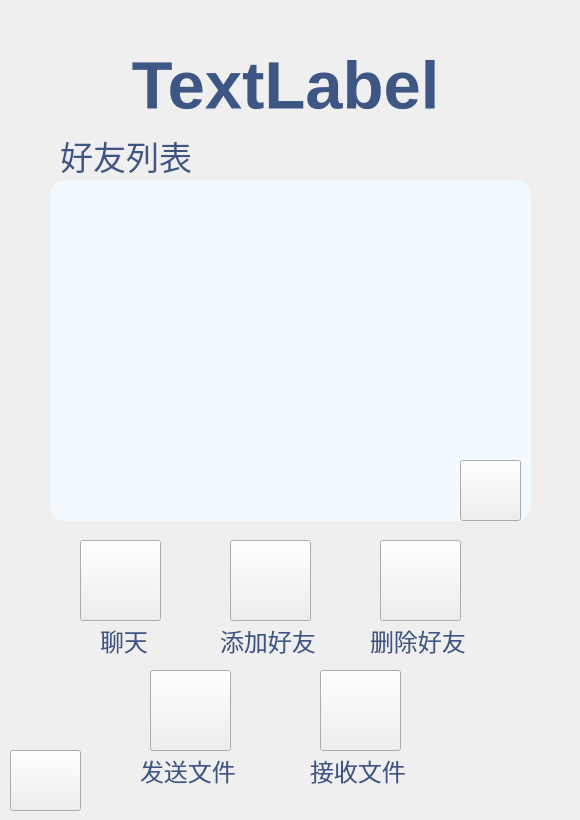
<?xml version="1.0" encoding="UTF-8"?>
<ui version="4.0">
 <class>home</class>
 <widget class="QWidget" name="home">
  <property name="geometry">
   <rect>
    <x>0</x>
    <y>0</y>
    <width>580</width>
    <height>820</height>
   </rect>
  </property>
  <property name="windowTitle">
   <string>Linpop</string>
  </property>
  <widget class="QLabel" name="userName">
   <property name="geometry">
    <rect>
     <x>110</x>
     <y>20</y>
     <width>351</width>
     <height>131</height>
    </rect>
   </property>
   <property name="font">
    <font>
     <pointsize>50</pointsize>
     <weight>75</weight>
     <bold>true</bold>
    </font>
   </property>
   <property name="styleSheet">
    <string notr="true">color:#3E5684</string>
   </property>
   <property name="text">
    <string>TextLabel</string>
   </property>
   <property name="alignment">
    <set>Qt::AlignCenter</set>
   </property>
  </widget>
  <widget class="QLabel" name="userName_2">
   <property name="geometry">
    <rect>
     <x>60</x>
     <y>130</y>
     <width>131</width>
     <height>51</height>
    </rect>
   </property>
   <property name="font">
    <font>
     <pointsize>25</pointsize>
     <weight>50</weight>
     <bold>false</bold>
    </font>
   </property>
   <property name="styleSheet">
    <string notr="true">color:#3E5684</string>
   </property>
   <property name="text">
    <string>好友列表</string>
   </property>
  </widget>
  <widget class="QPushButton" name="refreshBtn">
   <property name="geometry">
    <rect>
     <x>460</x>
     <y>460</y>
     <width>61</width>
     <height>61</height>
    </rect>
   </property>
   <property name="styleSheet">
    <string notr="true">border-image: url(:/icon/pic/icon/refresh.png);</string>
   </property>
   <property name="text">
    <string/>
   </property>
  </widget>
  <widget class="QPushButton" name="goToChatBtn">
   <property name="geometry">
    <rect>
     <x>80</x>
     <y>540</y>
     <width>81</width>
     <height>81</height>
    </rect>
   </property>
   <property name="styleSheet">
    <string notr="true">border-image: url(:/icon/pic/icon/goToChat.png);</string>
   </property>
   <property name="text">
    <string/>
   </property>
  </widget>
  <widget class="QPushButton" name="addFriendBtn">
   <property name="geometry">
    <rect>
     <x>230</x>
     <y>540</y>
     <width>81</width>
     <height>81</height>
    </rect>
   </property>
   <property name="styleSheet">
    <string notr="true">border-image: url(:/icon/pic/icon/addFriend.png);</string>
   </property>
   <property name="text">
    <string/>
   </property>
  </widget>
  <widget class="QPushButton" name="removeFriendBtn">
   <property name="geometry">
    <rect>
     <x>380</x>
     <y>540</y>
     <width>81</width>
     <height>81</height>
    </rect>
   </property>
   <property name="styleSheet">
    <string notr="true">border-image: url(:/icon/pic/icon/removeFriend.png);</string>
   </property>
   <property name="text">
    <string/>
   </property>
  </widget>
  <widget class="QPushButton" name="sendFileBtn">
   <property name="geometry">
    <rect>
     <x>150</x>
     <y>670</y>
     <width>81</width>
     <height>81</height>
    </rect>
   </property>
   <property name="styleSheet">
    <string notr="true">border-image: url(:/icon/pic/icon/sendFile.png);</string>
   </property>
   <property name="text">
    <string/>
   </property>
  </widget>
  <widget class="QPushButton" name="receiveFileBtn">
   <property name="geometry">
    <rect>
     <x>320</x>
     <y>670</y>
     <width>81</width>
     <height>81</height>
    </rect>
   </property>
   <property name="styleSheet">
    <string notr="true">border-image: url(:/icon/pic/icon/recvFile.png);</string>
   </property>
   <property name="text">
    <string/>
   </property>
  </widget>
  <widget class="QPushButton" name="backBtn">
   <property name="geometry">
    <rect>
     <x>10</x>
     <y>750</y>
     <width>71</width>
     <height>61</height>
    </rect>
   </property>
   <property name="styleSheet">
    <string notr="true">border-image: url(:/icon/pic/icon/back.png);</string>
   </property>
   <property name="text">
    <string/>
   </property>
  </widget>
  <widget class="QListWidget" name="friendList">
   <property name="geometry">
    <rect>
     <x>50</x>
     <y>180</y>
     <width>481</width>
     <height>341</height>
    </rect>
   </property>
   <property name="font">
    <font>
     <pointsize>20</pointsize>
    </font>
   </property>
   <property name="styleSheet">
    <string notr="true">border-radius: 15px; background-color:#F2FAFF; padding:15px 25px;</string>
   </property>
  </widget>
  <widget class="QLabel" name="label">
   <property name="geometry">
    <rect>
     <x>100</x>
     <y>620</y>
     <width>51</width>
     <height>41</height>
    </rect>
   </property>
   <property name="font">
    <font>
     <pointsize>18</pointsize>
    </font>
   </property>
   <property name="styleSheet">
    <string notr="true">color:#3E5684</string>
   </property>
   <property name="text">
    <string>聊天</string>
   </property>
  </widget>
  <widget class="QLabel" name="label_2">
   <property name="geometry">
    <rect>
     <x>220</x>
     <y>620</y>
     <width>101</width>
     <height>41</height>
    </rect>
   </property>
   <property name="font">
    <font>
     <pointsize>18</pointsize>
    </font>
   </property>
   <property name="styleSheet">
    <string notr="true">color:#3E5684</string>
   </property>
   <property name="text">
    <string>添加好友</string>
   </property>
  </widget>
  <widget class="QLabel" name="label_3">
   <property name="geometry">
    <rect>
     <x>370</x>
     <y>620</y>
     <width>101</width>
     <height>41</height>
    </rect>
   </property>
   <property name="font">
    <font>
     <pointsize>18</pointsize>
    </font>
   </property>
   <property name="styleSheet">
    <string notr="true">color:#3E5684</string>
   </property>
   <property name="text">
    <string>删除好友</string>
   </property>
  </widget>
  <widget class="QLabel" name="label_4">
   <property name="geometry">
    <rect>
     <x>140</x>
     <y>750</y>
     <width>101</width>
     <height>41</height>
    </rect>
   </property>
   <property name="font">
    <font>
     <pointsize>18</pointsize>
    </font>
   </property>
   <property name="styleSheet">
    <string notr="true">color:#3E5684</string>
   </property>
   <property name="text">
    <string>发送文件</string>
   </property>
  </widget>
  <widget class="QLabel" name="label_5">
   <property name="geometry">
    <rect>
     <x>310</x>
     <y>750</y>
     <width>101</width>
     <height>41</height>
    </rect>
   </property>
   <property name="font">
    <font>
     <pointsize>18</pointsize>
    </font>
   </property>
   <property name="styleSheet">
    <string notr="true">color:#3E5684</string>
   </property>
   <property name="text">
    <string>接收文件</string>
   </property>
  </widget>
  <widget class="QLabel" name="label_6">
   <property name="geometry">
    <rect>
     <x>0</x>
     <y>0</y>
     <width>580</width>
     <height>820</height>
    </rect>
   </property>
   <property name="styleSheet">
    <string notr="true">background-image: url(:/background/pic/background/homeBackground.png);</string>
   </property>
   <property name="text">
    <string/>
   </property>
  </widget>
  <zorder>label_6</zorder>
  <zorder>friendList</zorder>
  <zorder>userName</zorder>
  <zorder>userName_2</zorder>
  <zorder>refreshBtn</zorder>
  <zorder>goToChatBtn</zorder>
  <zorder>addFriendBtn</zorder>
  <zorder>removeFriendBtn</zorder>
  <zorder>sendFileBtn</zorder>
  <zorder>receiveFileBtn</zorder>
  <zorder>backBtn</zorder>
  <zorder>label</zorder>
  <zorder>label_2</zorder>
  <zorder>label_3</zorder>
  <zorder>label_4</zorder>
  <zorder>label_5</zorder>
 </widget>
 <resources/>
 <connections/>
</ui>
